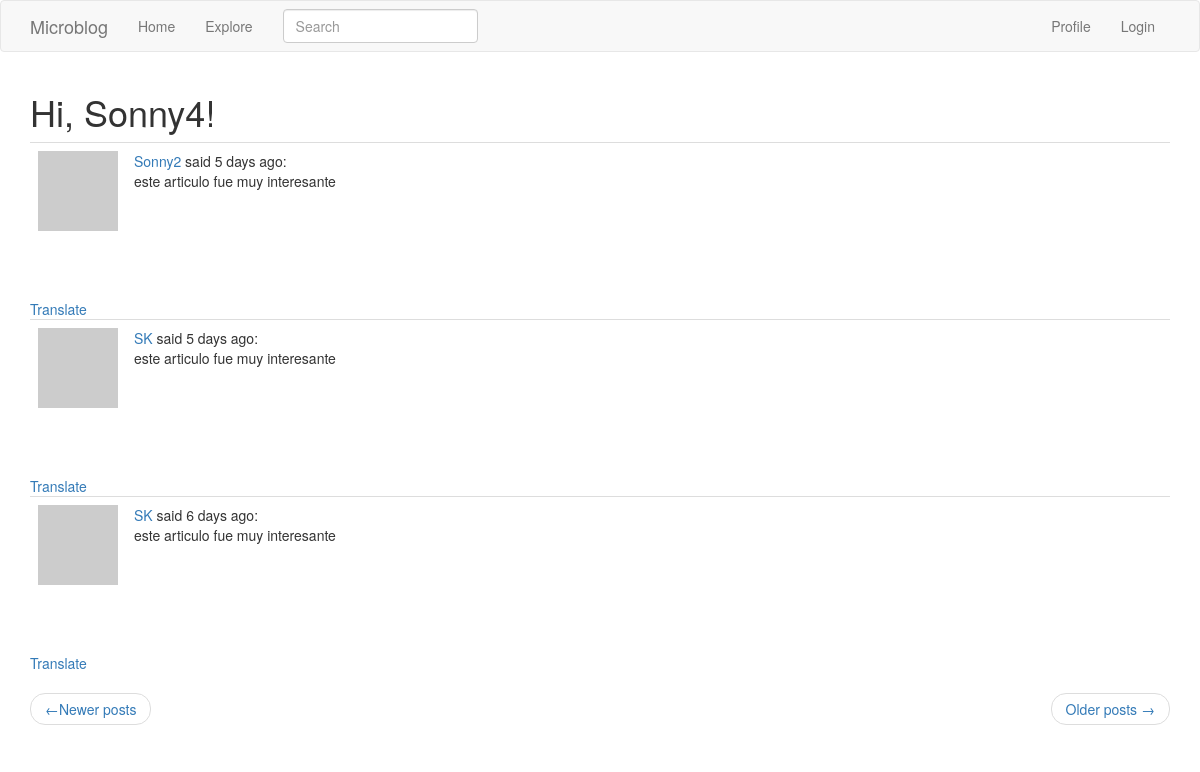
Screenshot of /explore?page=2 (signed in) with the database file from the repository.
### app/models.py (models this page shows, shortened)
class User(UserMixin, db.Model):
    id = db.Column(db.Integer, primary_key=True)
    username = db.Column(db.String(64), index=True, unique=True)
    email = db.Column(db.String(120), index=True, unique=True)
    password_hash = db.Column(db.String(128))
    posts = db.relationship('Post',backref='author', lazy='dynamic')
    about_me = db.Column(db.String(140))
    last_seen = db.Column(db.DateTime, default=datetime.utcnow)
    followed = db.relationship(
        'User', secondary=followers,
        primaryjoin=(followers.c.follower_id == id),
        secondaryjoin=(followers.c.followed_id == id),
        backref=db.backref('followers', lazy='dynamic'), lazy='dynamic')
    def avatar(self, size):
        digest = md5(self.email.lower().encode('utf-8')).hexdigest()
        return 'https://www.gravatar.com/avatar/{}?d=identicon&s={}'.format(digest, size)

class SearchableMixin(object):
    @classmethod
    def before_commit(cls, session):
        session._changes = {
            'add': list(session.new),
            'update': list(session.dirty),
            'delete': list(session.deleted)
        }
    @classmethod
    def after_commit(cls, session):
        for obj in session._changes['add']:
            if isinstance(obj, SearchableMixin):
                add_to_index(obj.__tablename__, obj)
        for obj in session._changes['update']:
            if isinstance(obj, SearchableMixin):
                add_to_index(obj.__tablename__, obj)
        for obj in session._changes['delete']:
            if isinstance(obj, SearchableMixin):
                remove_from_index(obj.__tablename__, obj)
        session._changes=None

class Post(SearchableMixin, db.Model):
    __searchable__ = ['body']
    id = db.Column(db.Integer, primary_key=True)
    body = db.Column(db.String(140))
    timestamp = db.Column(db.DateTime, index=True, default=datetime.utcnow)
    user_id = db.Column(db.Integer, db.ForeignKey('user.id'))
    language = db.Column(db.String(5))

### app/main/routes.py (the view)
@bp.route('/explore')
@login_required
def explore():
    page=request.args.get('page',1,type=int)
    posts = Post.query.order_by(Post.timestamp.desc()).paginate(page,current_app.config['POSTS_PER_PAGE'],False)
    next_url = url_for('main.explore',page=posts.next_num) if posts.has_next else None
    prev_url = url_for('main.explore', page=posts.prev_num) if posts.has_prev else None
    return render_template('index.html', title='Explore', posts=posts.items, next_url=next_url, prev_url=prev_url)

### app/main/forms.py
class SearchForm(FlaskForm):
    q = StringField('Search', validators=[DataRequired()])
    def __init__(self, *args, **kwargs):
        if 'formdata' not in kwargs:
            kwargs['formdata'] = request.args
        if 'csrf_enabled' not in kwargs:
            kwargs['csrf_enabled'] = False
        super(SearchForm, self).__init__(*args, **kwargs)

### app/main/routes.py (called while the page is built)
@bp.before_app_request
def before_request():
    if current_user.is_authenticated:
        current_user.last_seen = datetime.utcnow()
        db.session.commit()
        g.search_form = SearchForm()
    g.locale = str(get_locale())

### app/models.py (called while the page is built)
@login.user_loader
def load_user(id):
    return User.query.get(int(id))

### app/templates/index.html (shortened to what this page needs)
{% extends "base.html" %}
{% import 'bootstrap/wtf.html' as wtf %}
{% block app_content %}
    <h1> Hi, {{ current_user.username }}!</h1>
    {% for post in posts %}
        {% include '_post.html' %}
    {% endfor %}
    <nav aria-label="...">
        <ul class="pager">
            <li class="previous{% if not prev_url %} disabled{% endif %}">
                <a href="{{ prev_url or '#' }}">
                    <span aria-hidden="true">&larr;</span>Newer posts
                </a>
            </li>
            <li class="next{% if not next_url %} disabled{% endif %}">
                <a href="{{ next_url or '#' }}">
                    Older posts <span aria-hidden="true">&rarr;</span>
                </a>
            </li>
        </ul>
    </nav>
{% endblock %}

### app/templates/_post.html
<table class="table table-hover">
    <tr>
        <td width="70px">
            <a href="{{ url_for('main.user', username=post.author.username) }}">
                <img src ="{{ post.author.avatar(70) }}" />
            </a>
        </td>
        <td>
            <a href="{{ url_for('main.user', username=post.author.username) }}">
                {{ post.author.username }}
            </a>
            said {{ moment(post.timestamp).fromNow() }}: <br>
            <span id = "post{{ post.id }}">{{ post.body }}</span>
        </td>
    </tr>
</table>
{% if post.language and post.language != g.locale%}
<br><br>
<span id= "translation{{ post.id }}">
<a href="javascript:translate(
    '#post{{ post.id }}',
    '#translation{{ post.id }}',
    '{{ post.language }}',
    '{{ g.locale }}');">
    {{ 'Translate' }}</a>
</span>
{% endif %}

### rows the page displays
User: username "Sonny4"
Post: author.username "Sonny2", timestamp "5 days ago", body "este articulo fue muy interesante", value "Translate"
Post: author.username "SK", timestamp "5 days ago", body "este articulo fue muy interesante", value "Translate"
Post: author.username "SK", timestamp "6 days ago", body "este articulo fue muy interesante", value "Translate"
